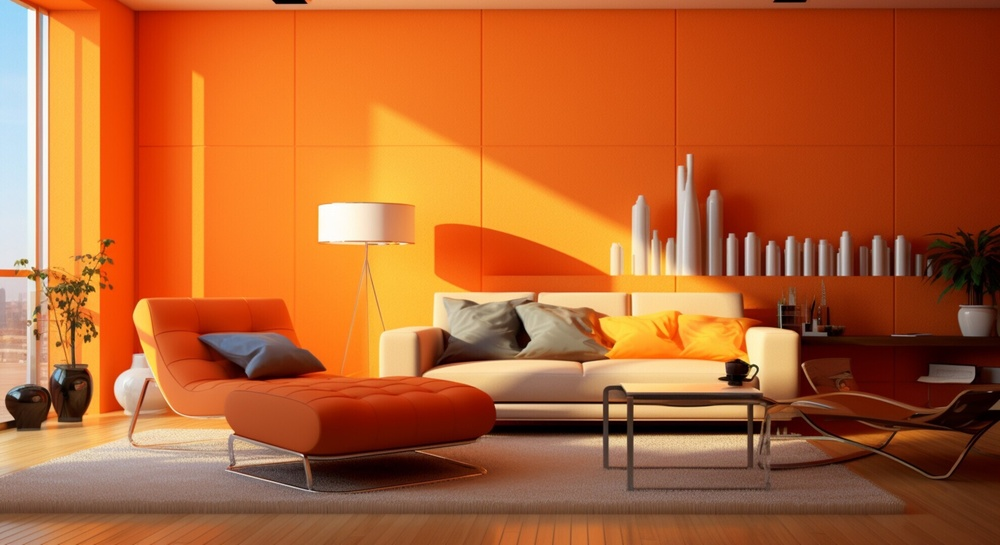
#> input picture Block_2/Practical_work_1_OpenCV/room.jpg, 1000 x 545 px, shrunk from 1980 x 1080 before the run, given in place of the camera
$ python Practical_2.py
#> lines starting #> are read from the running program, lines starting #| are printed output that depends on the picture; after the words box and inside, x2 and y2 are one past the last pixel; in counts of white or black regions, pixels touching at a corner belong together
import cv2
import numpy as np

lower_color=np.array([90, 50, 50])
upper_color=np.array([130, 255, 255])

cap=cv2.VideoCapture(0)

while True:
    ret, frame = cap.read()
#> frame is the input picture: shape (545, 1000, 3); mean B, G, R 47.7, 98, 180.8
    if not ret:
        break

    hsv_frame=cv2.cvtColor(frame, cv2.COLOR_BGR2HSV)
#> hsv_frame: shape (545, 1000, 3); mean H, S, V 13.9, 189.9, 181.5
    mask=cv2.inRange(hsv_frame, lower_color, upper_color)
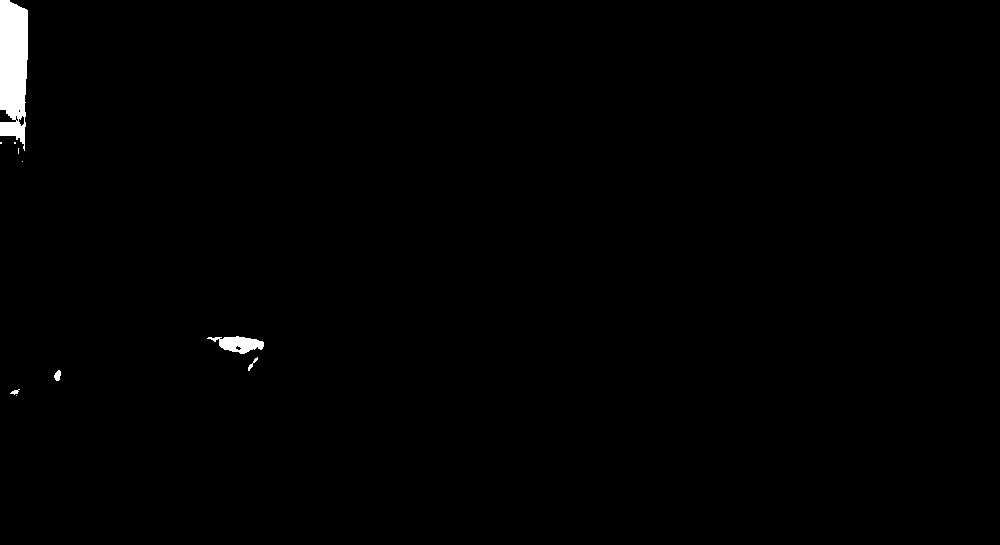
#> mask: shape (545, 1000); 0.76% white; 10 white regions (5 under 20 px)

    contours, _=cv2.findContours(mask.copy(),
                                   cv2.RETR_EXTERNAL,
                                   cv2.CHAIN_APPROX_SIMPLE)
#> contours = 10 contours, 6 with area under 20; largest, box (x1, y1, x2, y2) and area: (0, 0, 28, 151) 3298, (207, 336, 264, 354) 530, (54, 370, 61, 381) 42, (248, 357, 258, 371) 23

    if len(contours) > 0:

        largest_contour = max(contours, key=cv2.contourArea)
#> largest_contour = contour of 73 points, box (x1, y1, x2, y2) (0, 0, 28, 151), area 3298

        if cv2.contourArea(largest_contour) > 500:

            M = cv2.moments(largest_contour)
#> M = moments, m00 3297.5, centre m10/m00, m01/m00 = (13.1, 66.7)

            if M["m00"] != 0:
                cX = int(M["m10"] / M["m00"])
#> cX = 13
                cY = int(M["m01"] / M["m00"])
#> cY = 66


                cv2.drawContours(frame, [largest_contour], -1, (0, 255, 0), 2)
                cv2.circle(frame, (cX, cY), 7, (0, 0, 255), -1)
#> frame: shape (545, 1000, 3); mean B, G, R 47.2, 98, 180.5
                cv2.putText(frame, f"Center: ({cX}, {cY})", (cX + 10, cY - 10),
                            cv2.FONT_HERSHEY_SIMPLEX, 0.5, (255, 255, 255), 2)
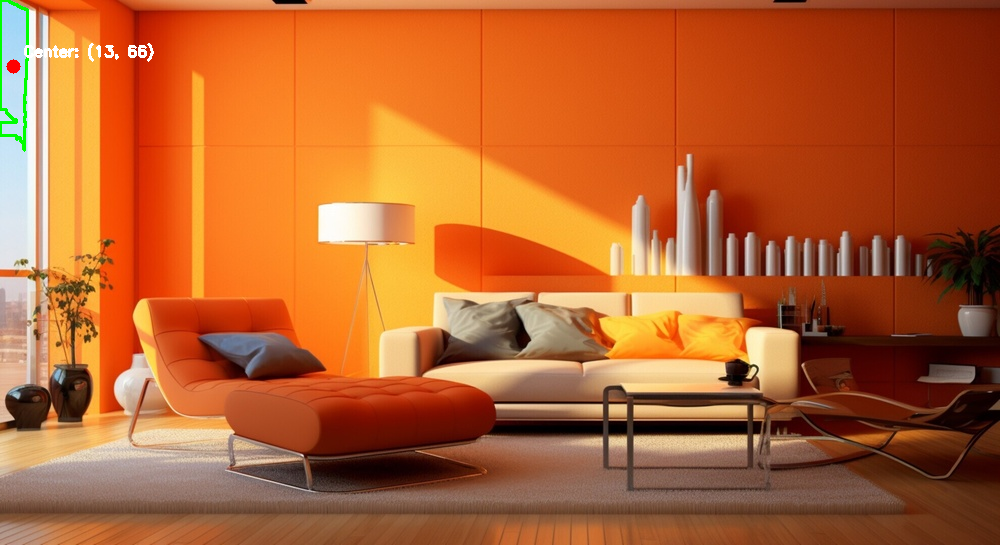
#> frame: shape (545, 1000, 3); mean B, G, R 47.5, 98.2, 180.5

    cv2.imshow('Object Tracking', frame)
    cv2.imshow('Mask', mask)

    if cv2.waitKey(1) & 0xFF == ord('q'):
#> (key q is pressed here)
        break

cap.release()
cv2.destroyAllWindows()
